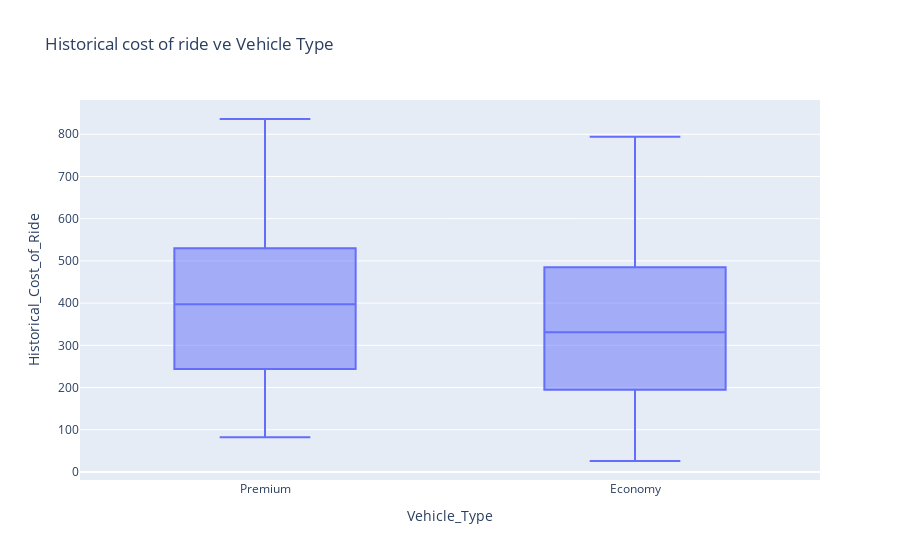

This figure's notebook cell:
### Markdown cell above
From our visualization, we can notice that the longer the duration the higher the price. This can be backed with the strong correlation between the two of about 0.928

### Code cell
fig = px.box(data, x= 'Vehicle_Type', y='Historical_Cost_of_Ride', 
title='Historical cost of ride ve Vehicle Type')
fig.show()

### Figure 1 — Plotly figure (JSON) as saved in the notebook; plotly's stock layout.template omitted (floating-point values rounded to 4 significant figures; data arrays with more than 128 entries replaced by an {"elided": "..."} marker saying what was removed)
{"data": [{"alignmentgroup": "True", "hovertemplate": "Vehicle_Type=%{x}<br>Historical_Cost_of_Ride=%{y}<extra></extra>", "legendgroup": "", "marker": {"color": "#636efa"}, "name": "", "notched": false, "offsetgroup": "", "orientation": "v", "showlegend": false, "type": "box", "x": {"elided": "1000 str values"}, "x0": " ", "xaxis": "x", "y": {"elided": "1000 float values"}, "y0": " ", "yaxis": "y"}], "layout": {"boxmode": "group", "legend": {"tracegroupgap": 0}, "title": {"text": "Historical cost of ride ve Vehicle Type"}, "xaxis": {"anchor": "y", "domain": [0, 1], "title": {"text": "Vehicle_Type"}}, "yaxis": {"anchor": "x", "domain": [0, 1], "title": {"text": "Historical_Cost_of_Ride"}}}}
